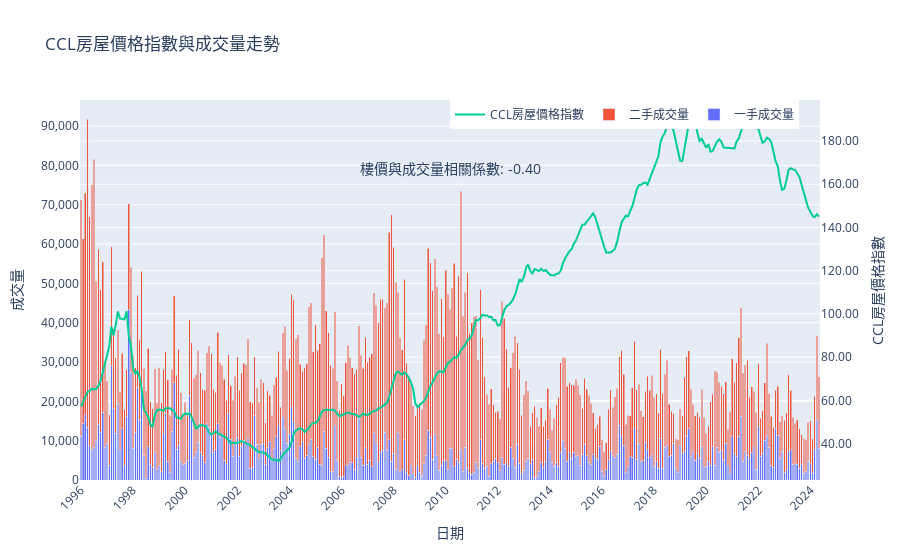

The code cell stored with this chart in its notebook:
### Code cell
import plotly.graph_objects as go
from scipy.stats import pearsonr


ccl_monthly_avg = cb_merged_df.groupby(['Year', 'month'])['CCL_housing'].mean().reset_index()
deals_monthly_sum = cb_merged_df.groupby(['Year', 'month'])[['first_hand_deal', 'second_hand_deal']].sum().reset_index()
ccl_monthly_avg['date'] = pd.to_datetime(ccl_monthly_avg['Year'].astype(str) + '-' + ccl_monthly_avg['month'].astype(str))
deals_monthly_sum['date'] = pd.to_datetime(deals_monthly_sum['Year'].astype(str) + '-' + deals_monthly_sum['month'].astype(str))

# 總成交量
deals_monthly_sum['total_deals'] = deals_monthly_sum['first_hand_deal'] + deals_monthly_sum['second_hand_deal']

# 相關係數
correlation, _ = pearsonr(ccl_monthly_avg['CCL_housing'], deals_monthly_sum['total_deals'])


fig = go.Figure()

fig.add_trace(go.Bar(x=deals_monthly_sum['date'], y=deals_monthly_sum['first_hand_deal'],
                     name='一手成交量'))
fig.add_trace(go.Bar(x=deals_monthly_sum['date'], y=deals_monthly_sum['second_hand_deal'],
                     name='二手成交量'))

fig.add_trace(go.Scatter(x=ccl_monthly_avg['date'], y=ccl_monthly_avg['CCL_housing'],
                         mode='lines', name='CCL房屋價格指數', yaxis='y2'))

fig.add_annotation(
    x=0.5,
    y=0.85,
    xref='paper',
    yref='paper',
    text=f'樓價與成交量相關係數: {correlation:.2f}',
    showarrow=False,
    font=dict(size=14)
)


fig.update_layout(
    title='CCL房屋價格指數與成交量走勢',
    xaxis=dict(
        title='日期',
        tickangle=-45,
        tickmode='auto',
        nticks=20
    ),
    yaxis=dict(
        title='成交量',
        tickformat=",d"
    ),
    yaxis2=dict(
        title='CCL房屋價格指數',
        overlaying='y',
        side='right',
        tickformat=".2f"
    ),
    legend=dict(x=0.5, y=1, orientation='h'),
    barmode='stack'
)

fig.show()

### Figure 1 — Plotly figure (JSON) as saved in the notebook; plotly's stock layout.template omitted (floating-point values rounded to 4 significant figures; data arrays with more than 128 entries replaced by an {"elided": "..."} marker saying what was removed)
{"data": [{"name": "一手成交量", "type": "bar", "x": {"elided": "341 str values"}, "y": {"elided": "341 int values"}}, {"name": "二手成交量", "type": "bar", "x": {"elided": "341 str values"}, "y": {"elided": "341 int values"}}, {"mode": "lines", "name": "CCL房屋價格指數", "type": "scatter", "x": {"elided": "341 str values"}, "y": {"elided": "341 float values"}, "yaxis": "y2"}], "layout": {"annotations": [{"font": {"size": 14}, "showarrow": false, "text": "樓價與成交量相關係數: -0.40", "x": 0.5, "xref": "paper", "y": 0.85, "yref": "paper"}], "barmode": "stack", "legend": {"orientation": "h", "x": 0.5, "y": 1}, "title": {"text": "CCL房屋價格指數與成交量走勢"}, "xaxis": {"nticks": 20, "tickangle": -45, "tickmode": "auto", "title": {"text": "日期"}}, "yaxis": {"tickformat": ",d", "title": {"text": "成交量"}}, "yaxis2": {"overlaying": "y", "side": "right", "tickformat": ".2f", "title": {"text": "CCL房屋價格指數"}}}}
